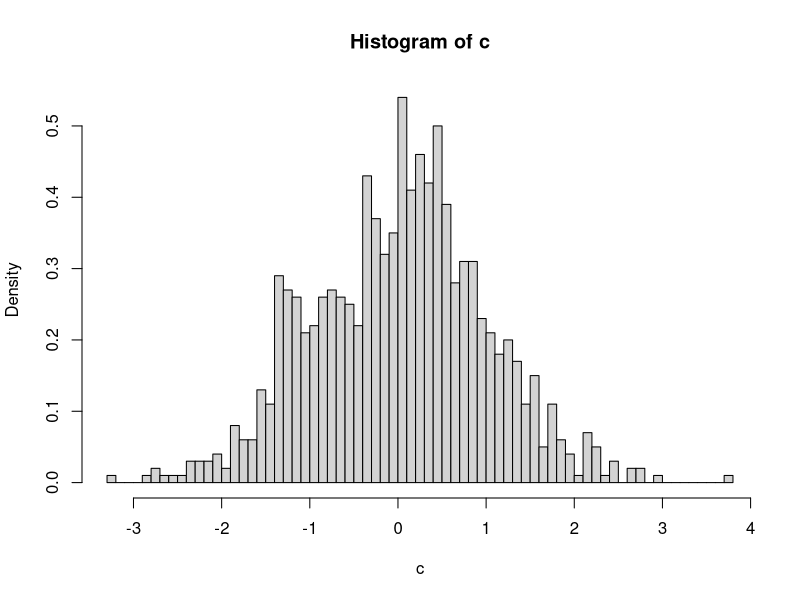

The R source for this figure:
#-----------------Backtests--------------------

func_backtest <- function(eps,q_inf,q_sup,cut,empirical){
  
  n = length(eps)
  eps2 = eps**2
  
  #QML, on s'attend à ce que la fonction ait été importée
  theta = QML(eps2[c(1:cut)]) #estimation de theta par QML sur les données jusqu'au "cut"
  sigma2 = simu_sigma2(eps2,theta) #estimation des sigma2 à partir des epsilon2 passés
  sigma = sqrt(sigma2)
  eta_quantile = eps[1:cut]/sigma[1:cut]
  
  #tests intervalle de confiance
  cut = cut+1
  eps_test = eps[cut:n]
  sigma_test = sigma[cut:n]
  
  
  if(empirical==FALSE){
    upper = q_sup*sigma_test
    lower = q_inf*sigma_test}
  else {upper = quantile(x=eta_quantile,prob=0.975)*sigma_test
  lower = quantile(x=eta_quantile,prob=0.025)*sigma_test}
  
  outside = length(eps_test[(eps_test>upper)|(eps_test<lower)])
  inside = n - cut + 1 -outside

  #test d'adéquation du khi2 sur les Bernoulli (paramètre 0.95)
  obs = c(outside,inside) #effectifs observés
  proba = c(0.05,0.95) #probabilités théoriques
  
  res = matrix(0,ncol=3)
  colnames(res) = c("p.value","upper.bounds","lower.bounds")
  res$p.value = chisq.test(obs,p=proba)$p.value
  res$upper.bounds = upper
  res$lower.bounds = lower

  return(res)}

#hypothèse: les etas suivent une loi normale
backtest_square <-function(eps2,cut){
  
  n = length(eps2)
  theta = QML(eps2[c(1:cut)]) #estimation de theta par QML sur les données jusqu'au "cut"
  sigma2_hat = simu_sigma2(eps2,theta)
  
  cut = cut+1
  eps2_test = eps2[cut:n]
  sigma2_test = sigma2_hat[cut:n]
  upper = qchisq(df=1,p=0.95)*sigma2_test
  outside = length(eps2_test[(eps2_test>upper)])
  inside = n - cut + 1 -outside
  
  #test d'adéquation du khi2 sur les Bernoulli (paramètre 0.95)
  obs = c(outside,inside) #effectifs observés
  proba = c(0.05,0.95) #probabilités théoriques
  
  res = matrix(0,ncol=2)
  colnames(res) = c("p.value","upper.bounds")
  res$p.value = chisq.test(obs,p=proba)$p.value
  res$upper.bounds = upper
  
  return(res)}

#------------horizon 2, estimation par noyau--------------------
simu_rejet <- function(ker){
  
  func <-function(x){return((1/sqrt(2*pi))*exp(-0.5*x**2))}
  M  = max(ker$y/func(ker$x))
  
  #pour rentrer dans la boucle
  U = 1
  V = 1
  Z = 0
  ind = 1
  cpt = 0
  
  while(U*M*func(V)>Z*ker$y[ind]){
    cpt = cpt +1
    Z = 1
    U = runif(1,0,1)
    V = rnorm(1,0,1)
    if(cpt%%2==0){ind = c(which(ker$x>V))[1]}
    else{ind = c(which(ker$x<V))[length(c(which(ker$x<V)))]}
    }
  
  return(V)}

ker =  density(rnorm(10**4,0,1))
c = c()
for(i in 1:10**3){c[i]=simu_rejet(ker)}
hist(c,breaks=80,prob=TRUE)
mean(c)


pred_h2_kernel <- function(eps,cut,nb_sim){
  
  n = length(eps)
  
  theta_hat = QML(eps[1:cut]**2)
  w  = theta_hat[1]
  a = theta_hat[2]
  b = theta_hat[3]
  
  sigma2 = simu_sigma2(eps**2, theta_hat)
  sigma = sqrt(sigma2)
  eta = eps[1:cut]/sigma[1:cut]
  
  ker = density(eta)

  
  cut = cut + 1
  bounds_inf = c()
  bounds_sup = c()
  
  for(i in cut:n){
    
    pred_h2 = c() 
    
    for(j in 1:nb_sim){
      eta2_h1 = simu_rejet(ker)
      eta2_h2 = simu_rejet(ker)
      pred_h2[j] = eta2_h2*(w + (a*eta2_h2+b)*(w + a*eps[i-2]**2 + b*sigma2[i-2]))
      
    bounds_inf[i] = quantile(x=pred_h2, probs=0.025)
    bounds_sup[i] = quantile(x=pred_h2, probs=0.975) }   }
  
  return(c(bounds_inf,bounds_sup))}

#setwd("C:/Users/maeld/OneDrive/Documents/GitHub/Garch_Model_Assets") #nécessaire pour Maël
#source(file= "./QML_Variance.R",local=TRUE)


#omega_0 <- 0.001
#alpha_0 <- 0.12
#beta_0 <- 0.83
#theta_0 = c(omega_0,alpha_0,beta_0)
#eps2_0 = 0 
#sigma2_0 = omega_0/(1-alpha_0-beta_0)
#n = 10**4
#eps_sim =simu_eps(n,eps2_0,sigma2_0,theta_0)
#pred_h2_kernel(eps_sim,8000,50)



